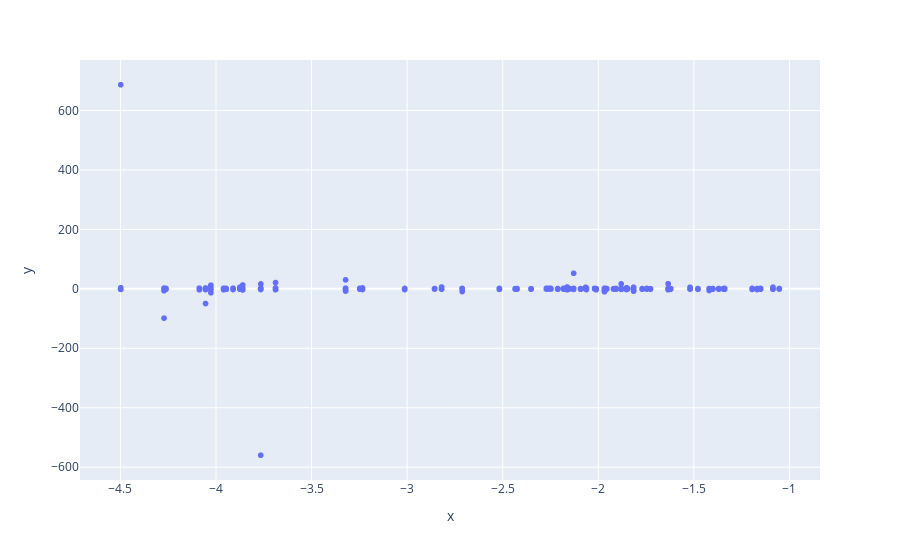

The code cell stored with this chart in its notebook:
### Code cell
y = normalized_kl_divs[0] - normalized_kl_divs[-1]
px.scatter(x=all_sparsities, y=y)

### Figure 1 — Plotly figure (JSON) as saved in the notebook; plotly's stock layout.template omitted (floating-point values rounded to 4 significant figures; data arrays with more than 128 entries replaced by an {"elided": "..."} marker saying what was removed)
{"data": [{"hovertemplate": "x=%{x}<br>y=%{y}<extra></extra>", "legendgroup": "", "marker": {"color": "#636efa", "symbol": "circle"}, "mode": "markers", "name": "", "showlegend": false, "type": "scattergl", "x": {"elided": "4352 float values"}, "xaxis": "x", "y": {"elided": "4352 float values"}, "yaxis": "y"}], "layout": {"legend": {"tracegroupgap": 0}, "margin": {"t": 60}, "xaxis": {"anchor": "y", "domain": [0, 1], "title": {"text": "x"}}, "yaxis": {"anchor": "x", "domain": [0, 1], "title": {"text": "y"}}}}
